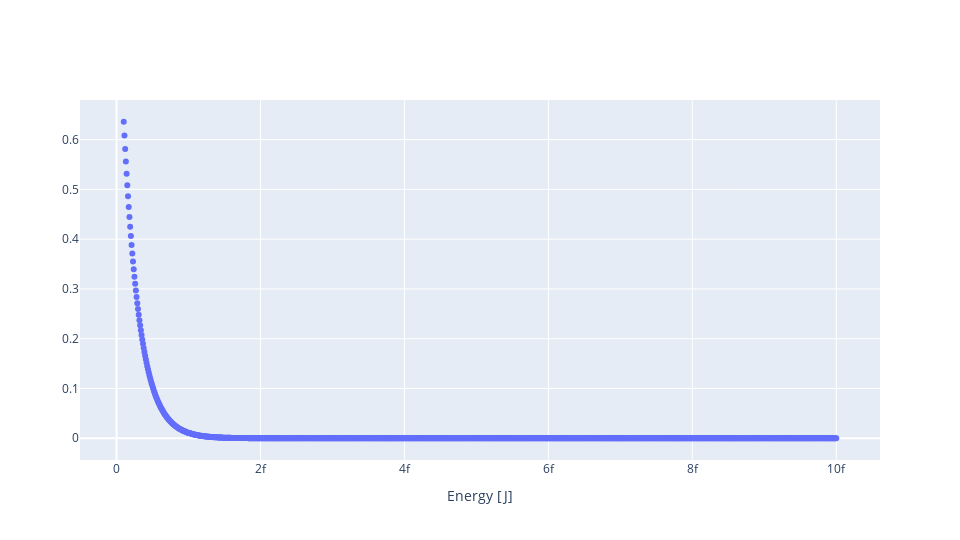

The notebook cell this image was saved under:
### Markdown cell above
Plotting "first" exponential term $\exp\left(-\dfrac{E}{kT}\right)$

### Code cell
fig = go.Figure()

exp_1 = np.exp(-energy/kT)

fig.add_trace(go.Scatter(
        x=energy,
        y=exp_1,
        mode='markers',
        name=f""
))

fig.update_layout(
        xaxis_title="Energy [J]",
        yaxis_title="",
        legend=dict(x=0.65, y=0.98)
)

plot(fig)

### Figure 1 — Plotly figure (JSON) as saved in the notebook; plotly's stock layout.template omitted (floating-point values rounded to 4 significant figures; data arrays with more than 128 entries replaced by an {"elided": "..."} marker saying what was removed)
{"data": [{"mode": "markers", "name": "", "type": "scatter", "x": {"elided": "1001 float values"}, "y": {"elided": "1001 float values"}}], "layout": {"autosize": true, "height": 540, "legend": {"x": 0.65, "y": 0.98}, "width": 960, "xaxis": {"title": {"text": "Energy [J]"}}, "yaxis": {"title": {"text": ""}}}}
